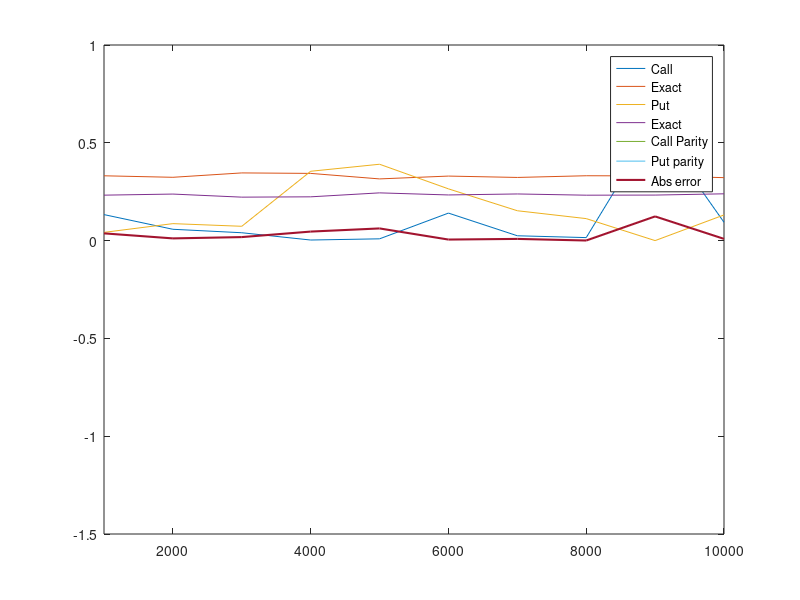

The MATLAB script that drew this image:
clear; clc
s(1)=5; k=5; r=.04; v=.2; T=.5;ic=0;
step=1000:1000:10000;
for n=step
    phi=randn(n,1);
    t=T/n;
    ic=ic+1;
    for i=1:n
        s(i+1)=s(i)*exp((r-.5*v^2)*t+v*phi(i)*sqrt(t));
        c(i)=max(s(i)-k,0)*exp(-i*r*t);
        p(i)=max(k-s(i),0)*exp(-i*r*t);
    end
    s0=s(ic);
    d1=(log(s0/k)+(r+.5*v^2)*T)/(v*sqrt(T)); nd1=.5*(1+erf(d1/sqrt(2)));
    d2=(log(s0/k)+(r-.5*v^2)*T)/(v*sqrt(T)); nd2=.5*(1+erf(d2/sqrt(2)));

    c1(ic)=mean(c);                 p1(ic)=mean(p);
    c2(ic)=s0*nd1-k*exp(-r*T)*nd2;  p2(ic)=k*exp(-r*T)*(1-nd2)-s0*(1-nd1);
    cp(ic)=c1(ic)+s0;           pp(ic)=p1(ic)+k*exp(-r*T);
end
disp('   Call Obt Call Exact Put Obt  Put Exact Call Parity Put Parity Error')
Result_________________________________________________________=...
    [c1'  c2' p1' p2' cp' pp' abs((cp'-pp')./cp')]

plot(step,c1',step,c2',step,p1',step,p2',step, cp',step, pp',step, abs((cp'-pp')./cp'),'LineWidth',1.5)
axis([1000 10000 -1.5 1])
legend('Call','Exact','Put','Exact','Call Parity','Put parity','Abs error')